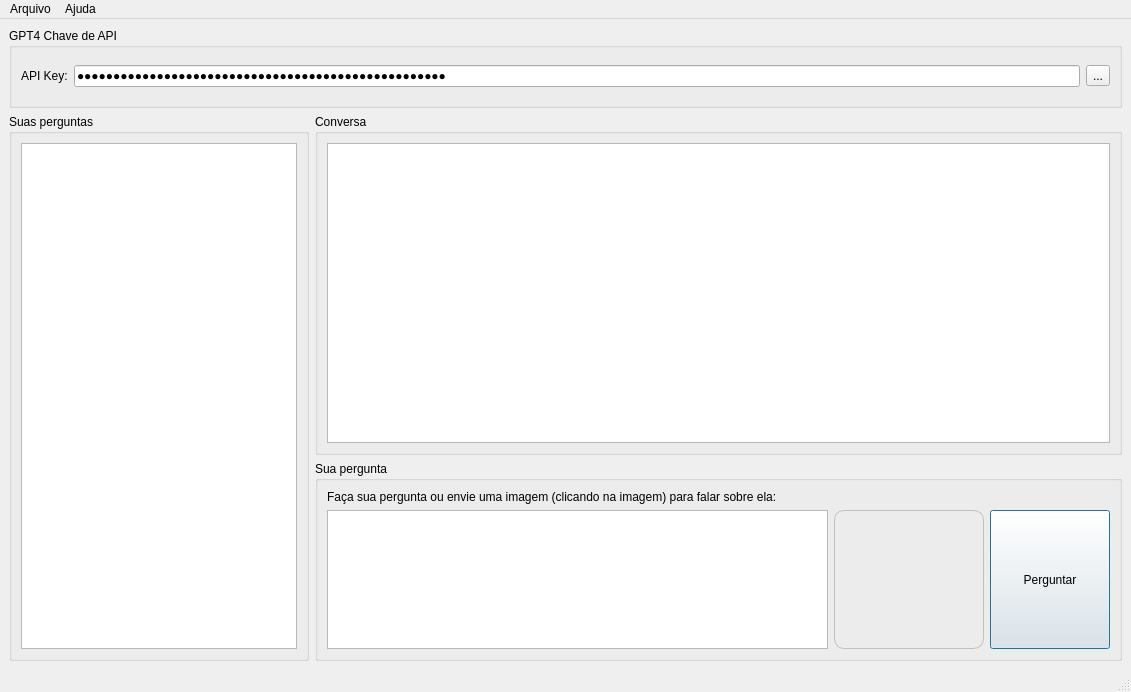
<?xml version="1.0" encoding="UTF-8"?>
<ui version="4.0">
 <class>MainWindow</class>
 <widget class="QMainWindow" name="MainWindow">
  <property name="geometry">
   <rect>
    <x>0</x>
    <y>0</y>
    <width>1131</width>
    <height>692</height>
   </rect>
  </property>
  <property name="windowTitle">
   <string>GPT4 - Turbo (MCBMax.com)</string>
  </property>
  <widget class="QWidget" name="centralwidget">
   <layout class="QVBoxLayout" name="verticalLayout_4">
    <item>
     <layout class="QVBoxLayout" name="verticalLayout_3">
      <item>
       <widget class="QGroupBox" name="groupBox_4">
        <property name="minimumSize">
         <size>
          <width>0</width>
          <height>80</height>
         </size>
        </property>
        <property name="title">
         <string>GPT4 Chave de API</string>
        </property>
        <layout class="QHBoxLayout" name="horizontalLayout_4">
         <item>
          <layout class="QVBoxLayout" name="verticalLayout_7">
           <item>
            <layout class="QHBoxLayout" name="horizontalLayout_3">
             <item>
              <widget class="QLabel" name="label_3">
               <property name="text">
                <string>API Key:</string>
               </property>
              </widget>
             </item>
             <item>
              <widget class="QLineEdit" name="lineEditApiKey">
               <property name="text">
                <string>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</string>
               </property>
               <property name="maxLength">
                <number>200</number>
               </property>
               <property name="echoMode">
                <enum>QLineEdit::Password</enum>
               </property>
               <property name="readOnly">
                <bool>false</bool>
               </property>
              </widget>
             </item>
             <item>
              <widget class="QToolButton" name="toolButtonApiKey">
               <property name="text">
                <string>...</string>
               </property>
              </widget>
             </item>
            </layout>
           </item>
          </layout>
         </item>
        </layout>
       </widget>
      </item>
      <item>
       <layout class="QHBoxLayout" name="horizontalLayout_2">
        <item>
         <widget class="QGroupBox" name="groupBox_2">
          <property name="maximumSize">
           <size>
            <width>300</width>
            <height>16777215</height>
           </size>
          </property>
          <property name="title">
           <string>Suas perguntas</string>
          </property>
          <layout class="QVBoxLayout" name="verticalLayout_5">
           <item>
            <widget class="QTreeView" name="treeViewChats">
             <property name="headerHidden">
              <bool>true</bool>
             </property>
            </widget>
           </item>
          </layout>
         </widget>
        </item>
        <item>
         <layout class="QVBoxLayout" name="verticalLayout_2">
          <item>
           <widget class="QGroupBox" name="groupBox_3">
            <property name="title">
             <string>Conversa</string>
            </property>
            <layout class="QVBoxLayout" name="verticalLayout_6">
             <item>
              <widget class="QListWidget" name="listWidgetChat">
               <property name="sizeAdjustPolicy">
                <enum>QAbstractScrollArea::AdjustIgnored</enum>
               </property>
               <property name="editTriggers">
                <set>QAbstractItemView::NoEditTriggers</set>
               </property>
               <property name="selectionMode">
                <enum>QAbstractItemView::NoSelection</enum>
               </property>
               <property name="verticalScrollMode">
                <enum>QAbstractItemView::ScrollPerPixel</enum>
               </property>
              </widget>
             </item>
            </layout>
           </widget>
          </item>
          <item>
           <widget class="QGroupBox" name="groupBox">
            <property name="maximumSize">
             <size>
              <width>16777215</width>
              <height>200</height>
             </size>
            </property>
            <property name="title">
             <string>Sua pergunta</string>
            </property>
            <layout class="QVBoxLayout" name="verticalLayout">
             <item>
              <widget class="QLabel" name="label">
               <property name="text">
                <string>Faça sua pergunta ou envie uma imagem (clicando na imagem) para falar sobre ela:</string>
               </property>
              </widget>
             </item>
             <item>
              <layout class="QHBoxLayout" name="horizontalLayout">
               <item>
                <widget class="QTextEdit" name="textEditQuestion">
                 <property name="markdown">
                  <string>Estou fazendo uma pergunta de testes

</string>
                 </property>
                </widget>
               </item>
               <item>
                <widget class="QLabel" name="labelImage">
                 <property name="sizePolicy">
                  <sizepolicy hsizetype="Preferred" vsizetype="Preferred">
                   <horstretch>0</horstretch>
                   <verstretch>0</verstretch>
                  </sizepolicy>
                 </property>
                 <property name="minimumSize">
                  <size>
                   <width>150</width>
                   <height>0</height>
                  </size>
                 </property>
                 <property name="maximumSize">
                  <size>
                   <width>150</width>
                   <height>16777215</height>
                  </size>
                 </property>
                 <property name="toolTip">
                  <string extracomment="Clique para enviar uma imagem"/>
                 </property>
                 <property name="statusTip">
                  <string extracomment="Clique para enviar uma imagem"/>
                 </property>
                 <property name="styleSheet">
                  <string notr="true">border: 1px solid silver;
border-radius: 10px;</string>
                 </property>
                 <property name="frameShadow">
                  <enum>QFrame::Plain</enum>
                 </property>
                 <property name="pixmap">
                  <pixmap resource="Resources.qrc">:/new/images/resources/images/placeholder-300x200.png</pixmap>
                 </property>
                 <property name="alignment">
                  <set>Qt::AlignJustify|Qt::AlignVCenter</set>
                 </property>
                </widget>
               </item>
               <item>
                <widget class="QPushButton" name="pushButtonSendQuestion">
                 <property name="sizePolicy">
                  <sizepolicy hsizetype="Minimum" vsizetype="Preferred">
                   <horstretch>0</horstretch>
                   <verstretch>0</verstretch>
                  </sizepolicy>
                 </property>
                 <property name="minimumSize">
                  <size>
                   <width>120</width>
                   <height>0</height>
                  </size>
                 </property>
                 <property name="layoutDirection">
                  <enum>Qt::LeftToRight</enum>
                 </property>
                 <property name="autoFillBackground">
                  <bool>false</bool>
                 </property>
                 <property name="text">
                  <string>Perguntar</string>
                 </property>
                 <property name="icon">
                  <iconset resource="Resources.qrc">
                   <normaloff>:/new/images/resources/images/send.png</normaloff>:/new/images/resources/images/send.png</iconset>
                 </property>
                 <property name="iconSize">
                  <size>
                   <width>48</width>
                   <height>48</height>
                  </size>
                 </property>
                 <property name="default">
                  <bool>true</bool>
                 </property>
                 <property name="flat">
                  <bool>false</bool>
                 </property>
                </widget>
               </item>
              </layout>
             </item>
            </layout>
           </widget>
          </item>
         </layout>
        </item>
       </layout>
      </item>
     </layout>
    </item>
   </layout>
  </widget>
  <widget class="QMenuBar" name="menubar">
   <property name="geometry">
    <rect>
     <x>0</x>
     <y>0</y>
     <width>1131</width>
     <height>21</height>
    </rect>
   </property>
   <widget class="QMenu" name="menuArquivo">
    <property name="title">
     <string>Arquivo</string>
    </property>
    <addaction name="actionCriar_API_Key"/>
    <addaction name="separator"/>
    <addaction name="actionSair"/>
   </widget>
   <widget class="QMenu" name="menuAjuda">
    <property name="title">
     <string>Ajuda</string>
    </property>
    <addaction name="actionCreditos"/>
   </widget>
   <addaction name="menuArquivo"/>
   <addaction name="menuAjuda"/>
  </widget>
  <widget class="QStatusBar" name="statusbar"/>
  <action name="actionSair">
   <property name="icon">
    <iconset resource="Resources.qrc">
     <normaloff>:/new/images/resources/images/exit.png</normaloff>:/new/images/resources/images/exit.png</iconset>
   </property>
   <property name="text">
    <string>Sair</string>
   </property>
  </action>
  <action name="actionCreditos">
   <property name="icon">
    <iconset resource="Resources.qrc">
     <normaloff>:/new/images/resources/images/request.png</normaloff>:/new/images/resources/images/request.png</iconset>
   </property>
   <property name="text">
    <string>Créditos</string>
   </property>
  </action>
  <action name="actionCriar_API_Key">
   <property name="icon">
    <iconset resource="Resources.qrc">
     <normaloff>:/new/images/resources/images/key.png</normaloff>:/new/images/resources/images/key.png</iconset>
   </property>
   <property name="text">
    <string>Criar API Key</string>
   </property>
  </action>
 </widget>
 <resources>
  <include location="Resources.qrc"/>
 </resources>
 <connections/>
</ui>
